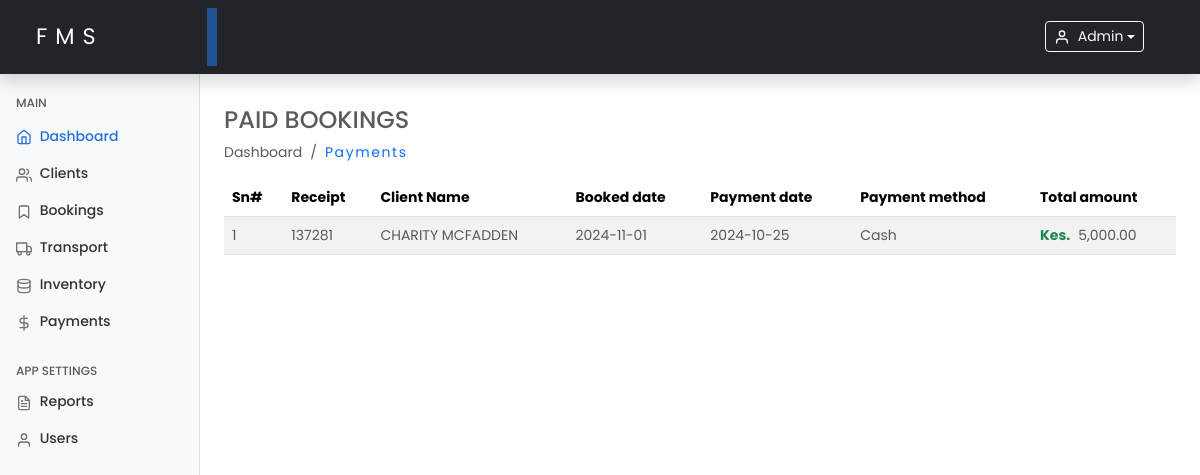
The app's page /payments.php (signed in), older data.
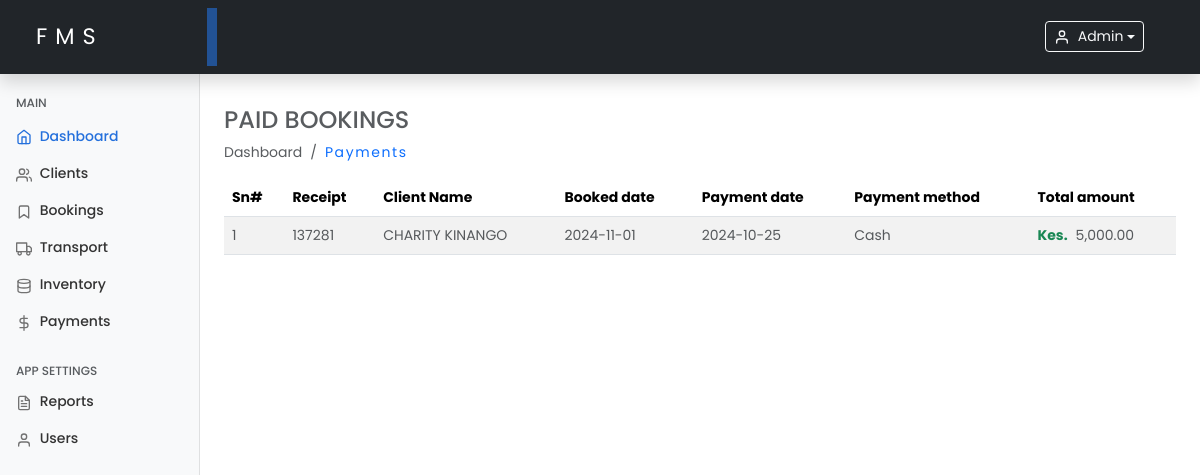
The same page, newer data.
### tables this page shows
CREATE TABLE `payments` (
  `id` int(11) NOT NULL,
  `booking_id` int(11) NOT NULL,
  `receipt_number` int(8) DEFAULT NULL,
  `payment_method` enum('cash','mpesa') NOT NULL DEFAULT 'cash',
  `amount` decimal(10,2) NOT NULL,
  `tax` decimal(10,2) DEFAULT NULL,
  `discount` decimal(10,2) DEFAULT NULL,
  `total` decimal(10,2) GENERATED ALWAYS AS (`amount` + `tax` - `discount`) VIRTUAL,
  `payment_date` date NOT NULL,
  `created_at` timestamp NOT NULL DEFAULT current_timestamp(),
  `updated_at` timestamp NOT NULL DEFAULT current_timestamp() ON UPDATE current_timestamp()
);

CREATE TABLE `clients` (
  `id` int(11) NOT NULL,
  `client_name` varchar(100) NOT NULL,
  `client_phone` varchar(20) NOT NULL,
  `client_email` varchar(100) DEFAULT NULL,
  `client_address` varchar(255) DEFAULT NULL,
  `deceased_name` varchar(100) NOT NULL,
  `deceased_age` int(3) NOT NULL,
  `deceased_date_of_death` date NOT NULL,
  `deceased_cause` enum('natural','sickness','accident','other') NOT NULL,
  `deceased_gender` enum('male','female','other') NOT NULL,
  `created_at` timestamp NOT NULL DEFAULT current_timestamp(),
  `updated_at` timestamp NOT NULL DEFAULT current_timestamp() ON UPDATE current_timestamp()
);

CREATE TABLE `bookings` (
  `id` int(11) NOT NULL,
  `client_id` varchar(100) NOT NULL,
  `deceased_name` varchar(100) NOT NULL,
  `service_type` enum('burial','cremation','other') DEFAULT 'burial',
  `schedule_date` date NOT NULL,
  `vehicle_type` varchar(150) DEFAULT NULL,
  `request` varchar(255) DEFAULT NULL,
  `status` enum('scheduled','completed') DEFAULT 'scheduled',
  `created_at` timestamp NOT NULL DEFAULT current_timestamp(),
  `updated_at` timestamp NOT NULL DEFAULT current_timestamp() ON UPDATE current_timestamp()
);

### includes/functions.php (called while the page is built, shortened)
<?php
function getProcessedBookings($conn)
{
    $processedBookings = [];
    $query = "SELECT p.booking_id, p.receipt_number, p.payment_method, p.amount, p.tax, p.discount, p.payment_date,
                     s.schedule_date, c.client_name AS client_name
              FROM payments p
              JOIN bookings s ON p.booking_id = s.id
              JOIN clients c ON s.client_id = c.id
              ORDER BY p.payment_date DESC";
    $result = $conn->query($query);
    if ($result && $result->num_rows > 0) {
        while ($row = $result->fetch_assoc()) {
            $processedBookings[] = $row;
        }
    }
    return $processedBookings;
}

### payments.php (the view, shortened to what this page needs)
<?php
include 'includes/functions.php';
$processedBookings = getProcessedBookings($conn);
include './includes/header.php';
include './includes/sidebar.php';
?>
<main class="col-md-9 ms-sm-auto col-lg-10 px-md-4 mt-2">
    <h4 class="text-muted text-uppercase mt-4">Paid Bookings</h4>
    <ol class="breadcrumb mb-2">
        <li class="breadcrumb-item active">Dashboard</li>
        <li class="breadcrumb-item">
            <a class="text-decoration-none hover-underline" href="payments.php">Payments</a>
        </li>
    </ol>
    <div class="table-responsive">
        <?php if (!empty($processedBookings)): ?>
            <table class="table table-striped mt-2" id="paymentsTable">
                <thead>
                    <tr>
                        <th>Sn#</th>
                        <th>Receipt</th>
                        <th>Client Name</th>
                        <th>Booked date</th>
                        <th>Payment date</th>
                        <th>Payment method</th>
                        <th>Total amount</th>
                    </tr>
                </thead>
                <tbody>
                    <?php foreach ($processedBookings as $index => $booking): ?>
                        <tr>
                            <td class="text-muted"><?php echo $index + 1; ?></td>
                            <td class="text-muted"><?php echo htmlspecialchars($booking['receipt_number']); ?></td>
                            <td class="text-muted text-uppercase"><?php echo htmlspecialchars($booking['client_name']); ?></td>
                            <td class="text-muted"><?php echo htmlspecialchars($booking['schedule_date']); ?></td>
                            <td class="text-muted"><?php echo htmlspecialchars($booking['payment_date']); ?></td>
                            <td class="text-muted text-capitalize"><?php echo htmlspecialchars($booking['payment_method']); ?></td>
                            <td class="text-muted"><strong class="text-success me-2">Kes.</strong><?php echo number_format($booking['amount'], 2); ?></td>
                        </tr>
                    <?php endforeach; ?>
                </tbody>
            </table>
        <?php else: ?>
            <p class="text-center text-danger">No processed bookings found.</p>
        <?php endif; ?>
    </div>
</main>
<?php include './includes/footer.php'; ?>

Row changes from the older to the newer data that the page shows:
changed through a linked row, payments "Cash": clients.client_name "CHARITY MCFADDEN" → "CHARITY KINANGO"
